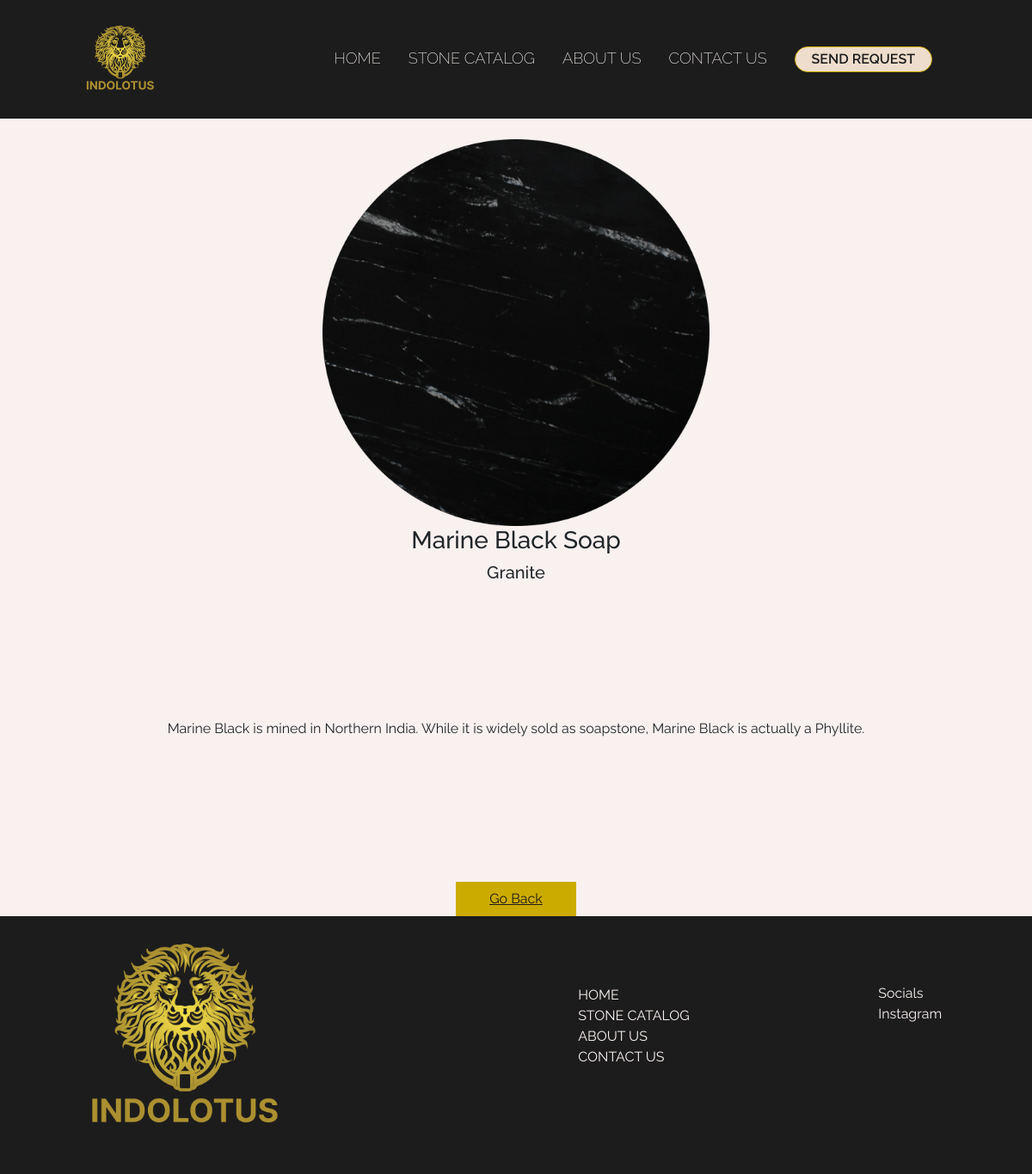
Screenshot of /app/view/4/ with the database file from the repository.
### backend/models.py (models this page shows)
class Tileproducts(models.Model):
    id=models.AutoField(primary_key=True, unique=True, blank=True, null=False, default=None)
    tileName=models.CharField(max_length=255)
    description=models.CharField(max_length=955)
    cost=models.FloatField()
    typeoftile=models.CharField(max_length=255)
    lenghtoftile=models.CharField(max_length=20)
    image=models.ImageField(upload_to='tile_products/Images',default="")

### backend/views.py (the view)
# urls.py: path("view/<int:pk>/",DetailViews.as_view(),name="products-detail"),
class DetailViews(DetailView):
    model=Tileproducts
    template_name="product_detail.html"
    context_object_name='item'

### Templates/product_detail.html (shortened to what this page needs)
{% extends 'basetemplate.html' %}
{% load static %}
{% block content %}
<center>
    <div class="projects">
        <div class="project_content">
            <img class="image_detail_product" src="{{item.image.url}}" alt="">
            <h3 class="moile_text_heading">{{item.tileName}}</h3>
            <h5 class="moile_text_heading">{{item.typeoftile}}</h5>
            <div class="description">
                <p>{{item.description}}</p>
            </div>
            <div class="minor_section">
                <button class="gobackbtn"><a href="{% url 'products-list'%}">Go Back</a></button>
            </div>
        </div>
    </div>
</center>
{% endblock content %}

### static/index.css (style rules this page uses)
* { box-sizing: border-box; font-family: Raleway; margin: 0; padding: 0; }
a { text-decoration: none; }
body { background-color: #F9F1F0; margin: 0; padding: 0; }
.gobackbtn { border: none; background-color: #CCAB00; width: 140px; height: 40px; }
.gobackbtn a { text-decoration: none; font-style: none; color: white; }
.image_detail_product { width: 450px; height: 450px; object-fit: fill; }
.projects { display: flex; justify-content: space-around; padding: 0px; }
.project_content .description { padding: 150px; }
.minor_section a { color: #1C1C1C; text-decoration: underline; }

### Templates/footer.html (style rules this page uses)
a { color: #F9F1F0; }

### rows the page displays
Tileproducts: image (picture), tileName "Marine Black Soap", typeoftile "Granite", description "Marine Black is mined in Northern India. While it is widely sold as soapstone, Marine Black is actually a Phyllite."
